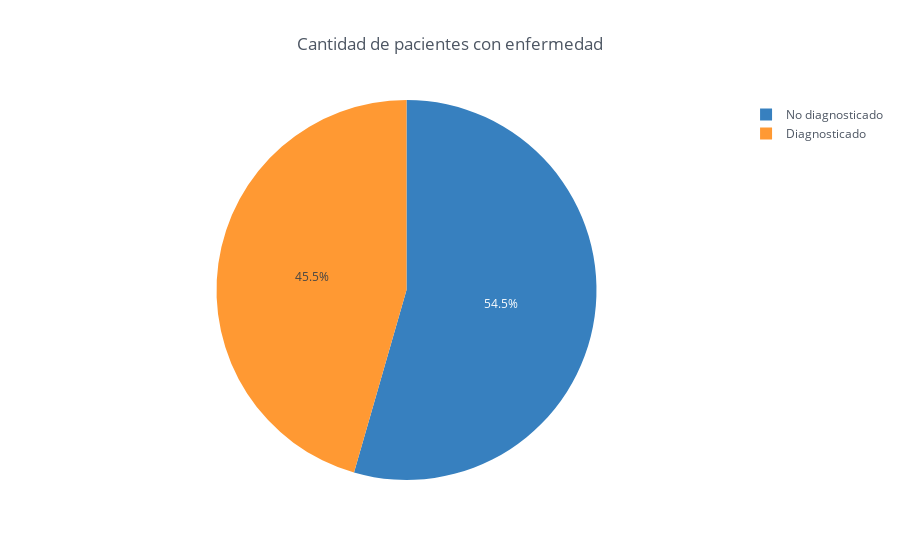

Notebook source saved alongside this figure:
### Code cell
df_diagnosed = pd.DataFrame({'Clase': ['Diagnosticado', 'No diagnosticado'] ,'Total': [people_disease, healthy_people]})
df_diagnosed.iplot(kind='pie', labels='Clase', values='Total',
                  title='Cantidad de pacientes con enfermedad')

### Figure 1 — Plotly figure (JSON) as saved in the notebook; plotly's stock layout.template omitted (floating-point values rounded to 4 significant figures)
{"data": [{"labels": ["Diagnosticado", "No diagnosticado"], "marker": {"colors": ["rgba(255, 153, 51, 1.0)", "rgba(55, 128, 191, 1.0)"]}, "name": "", "type": "pie", "values": [138, 165]}], "layout": {"legend": {"bgcolor": "#FFFFFF", "font": {"color": "#4D5663"}}, "paper_bgcolor": "#FFFFFF", "plot_bgcolor": "#FFFFFF", "title": "Cantidad de pacientes con enfermedad", "titlefont": {"color": "#4D5663"}}}
